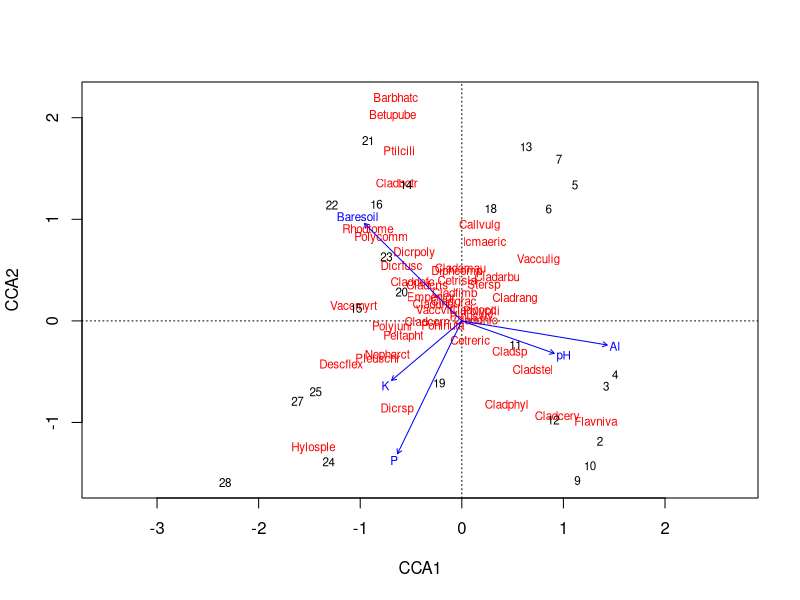
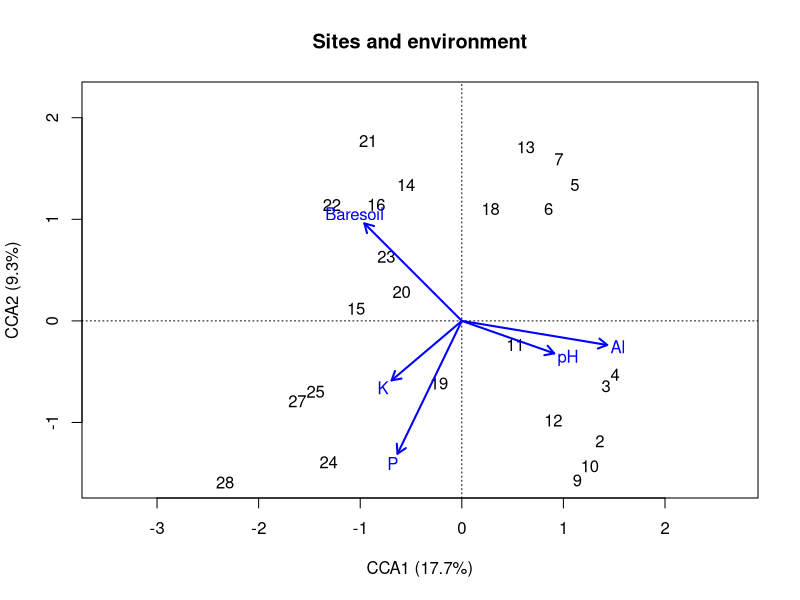

These figures' R source, in order:
## ---- chunk 1
library(vegan)
data("varespec")
data("varechem")
varespec_cca <- cca(varespec ~ K + P + Al + pH + Baresoil, data=varechem)
knitr::opts_chunk$set(echo = TRUE)
## ---- chunk 2
plot(varespec_cca)
## ---- chunk 3
# Sites and environment
# plot the empty ordination space and label the axes with percentage explained
plot(varespec_cca, type = "n", xlab = "CCA1 (17.7%)", ylab = "CCA2 (9.3%)",
     main = "Sites and environment")

# add the site scores
text(varespec_cca, display = "sites", col = "black")

# Add the explanatory variable names, also called biplot (bp) scores
text(varespec_cca, scaling = 0, display = "bp", head.arrow = 0.1,
     lwd = 2, col= "blue")
## ---- chunk 4
anova(varespec_cca)
## ---- chunk 5
anova(varespec_cca, by="margin")
## ---- chunk 6
anova(varespec_cca, by="axis")
## ---- chunk 7
# Create full ordination with all the explanatory variables, using the ~ .
# syntax to save you having to type the names of all 14 variables separately
varespec_bigcca <- cca(varespec ~ . , data=varechem)
varespec_mincca <- ordistep(varespec_bigcca)
## ---- chunk 8
anova(varespec_mincca, by="margin")
